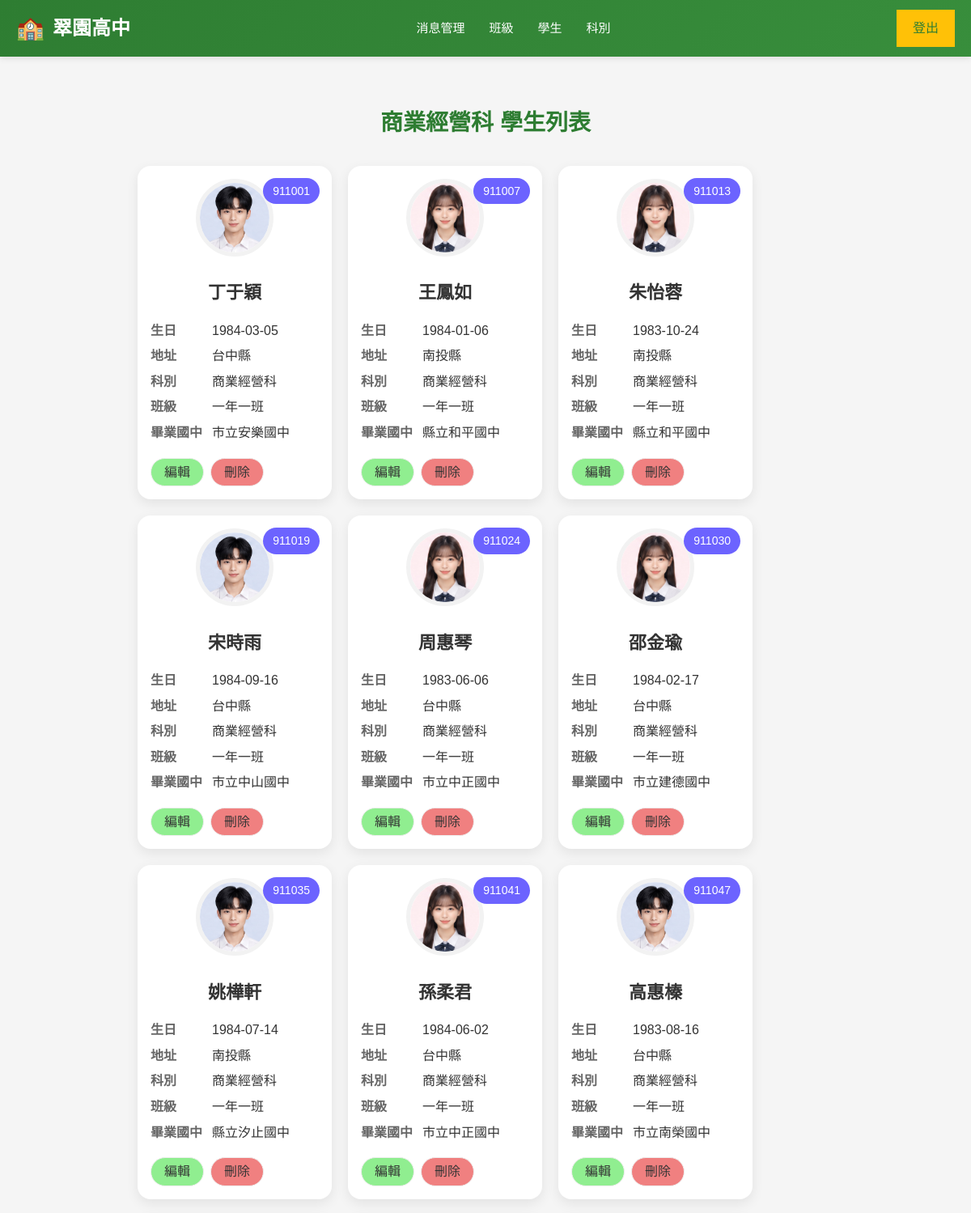
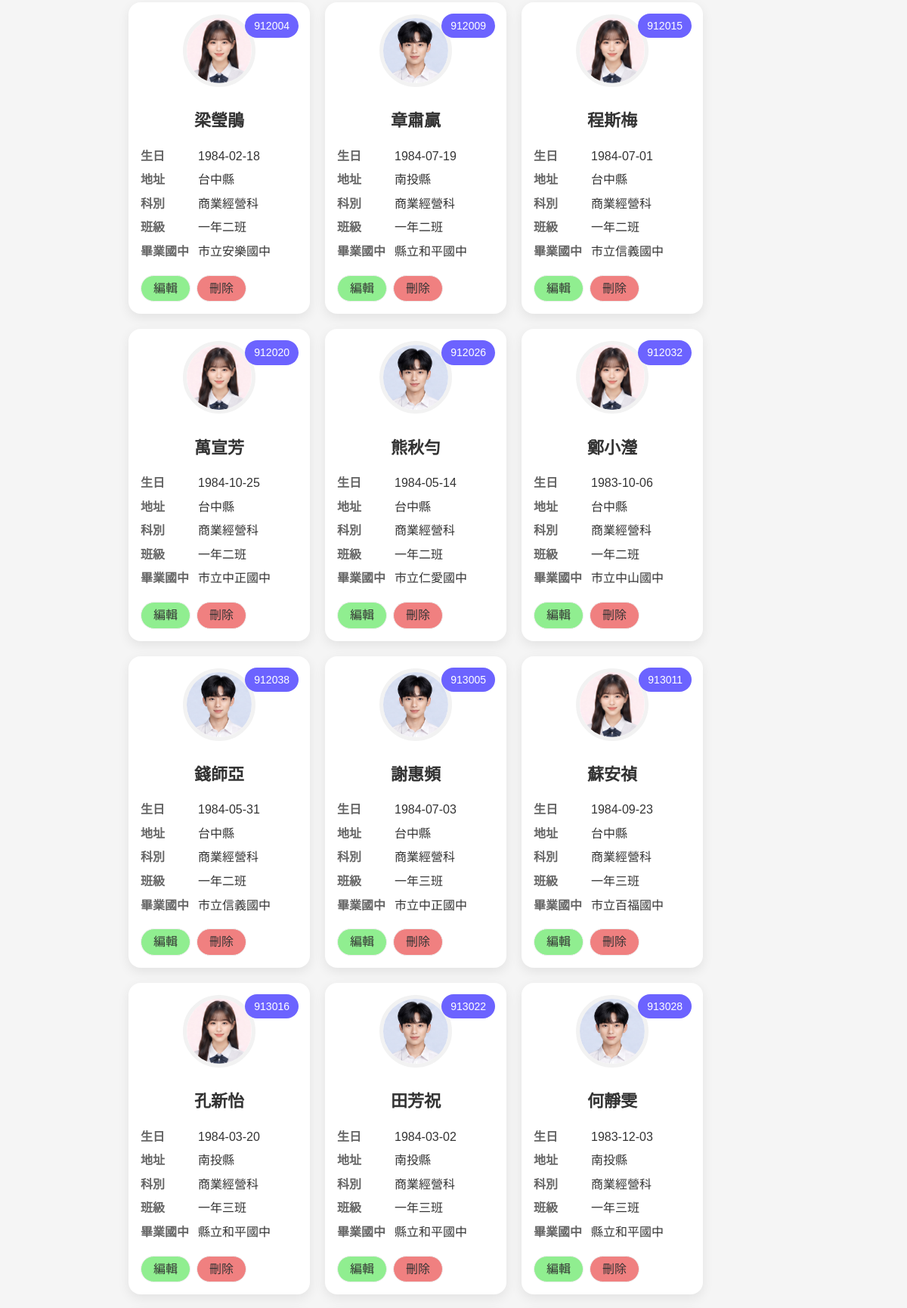
Screenshot of /school/admin.php?inc=subject_students&dept=1 (upper part) with the database file from the repository (2 pictures, top to bottom).
### tables this page shows
CREATE TABLE `dept` (
  `id` int(10) UNSIGNED NOT NULL,
  `code` varchar(3) NOT NULL,
  `name` varchar(32) NOT NULL
);

CREATE TABLE `students` (
  `id` int(10) UNSIGNED NOT NULL,
  `school_num` int(6) DEFAULT NULL COMMENT '學號',
  `name` varchar(8) DEFAULT NULL COMMENT '姓名',
  `birthday` date DEFAULT NULL COMMENT '出生年月日',
  `uni_id` varchar(10) DEFAULT NULL COMMENT '身分證號碼',
  `addr` varchar(32) DEFAULT NULL COMMENT '住址',
  `parents` varchar(8) DEFAULT NULL COMMENT '家長',
  `tel` varchar(16) DEFAULT NULL COMMENT '電話',
  `dept` varchar(8) DEFAULT NULL COMMENT '科別',
  `graduate_at` varchar(16) DEFAULT NULL COMMENT '畢業國中',
  `status_code` varchar(4) DEFAULT NULL
);

CREATE TABLE `classes` (
  `id` int(10) UNSIGNED NOT NULL,
  `code` varchar(3) NOT NULL,
  `name` varchar(12) NOT NULL,
  `tutor` varchar(8) NOT NULL
);

CREATE TABLE `graduate_school` (
  `id` int(10) UNSIGNED NOT NULL,
  `county` varchar(8) NOT NULL,
  `name` varchar(64) NOT NULL
);

### school/include/subject_students.php (the view)
<?php
$dept_name=$pdo->query("SELECT `name` FROM `dept` WHERE `id`='{$_GET['dept']}'")->fetchColumn();
?>
<h2 style="text-align:center"><?= $dept_name; ?> 學生列表</h2>
<?php
$sql="select
             `students`.`school_num`,
             `students`.`name`,
             `classes`.`name` as 'class_name',
             `dept`.`name` as 'dept_name',
             `addr`,
             `uni_id`,
             `graduate_school`.`name` as 'graduate_school',
             `birthday`
        from `class_student`,
             `students`,
             `dept`,
             `graduate_school`,
             `classes`
       where `class_student`.`school_num`=`students`.`school_num` AND
             `dept`.`id`=`students`.`dept` AND
             `graduate_school`.`id`=`students`.`graduate_at` AND
             `classes`.`code`=`class_student`.`class_code` AND
             `students`.`dept`='{$_GET['dept']}'";
$students=$pdo->query($sql)->fetchAll();
echo "<div class='student-list'>";
foreach($students as $student):?>
    <div class="student-card">
        <div class="student-id">
            <?= $student['school_num']; ?>
        </div>
        <div class="student-photo">
            <?php if(isset($student['header'])):;?>
            <img src="img/<?= $student['header']; ?>">
            <?php else :;?>
            <img src="img/<?= (mb_substr($student['uni_id'],1,1)==1)?'header_default_boy.jpg':'header_default_girl.jpg'; ?>">
            <?php endif;?>
        </div>
        <div class="student-name">
            <?= $student['name'] ?>
        </div>
        <div class="student-info">
            <div class="info-row">
                <span class="label">生日</span>
                <span class="value"><?= $student['birthday']; ?></span>
            </div>
            <div class="info-row">
                <span class="label">地址</span>
                <span class="value"><?= mb_substr($student['addr'],0,3); ?></span>
            </div>
            <div class="info-row">
                <span class="label">科別</span>
                <span class="value"><?= $student['dept_name']; ?></span>
            </div>
            <div class="info-row">
                <span class="label">班級</span>
                <span class="value"><?= $student['class_name']; ?></span>
            </div>
            <div class="info-row">
                <span class="label">畢業國中</span>
                <span class="value"><?= $student['graduate_school']; ?></span>
            </div>
            <div class="btn-row">
                <a class="edit-btn" href="?inc=edit_student&num=<?= $student['school_num']; ?>">編輯</a>
                <a class="del-btn" href="?inc=delete_student&num=<?= $student['school_num']; ?>">刪除</a>
            </div>
        </div>
    </div>
    <?php endforeach;?>
</div>

### school/css/global.css (style rules this page uses)
* { margin: 0; padding: 0; box-sizing: border-box; }
:root { --primary-color: #2e7d32; --primary-light: #388e3c; --accent-color: #ff9800; --accent-dark: #f57c00; --secondary-color: #ffc107; --text-primary: #333; --text-secondary: #666; --text-light: #999; --bg-light: #f5f5f5; --bg-lightest: #f9fbe7; --border-color: #e0e0e0; --shadow-sm: 0 2px 4px rgba(0, 0, 0, 0.1); --shadow-md: 0 4px 12px rgba(0, 0, 0, 0.08); --shadow-lg: 0 8px 20px rgba(0, 0, 0, 0.15); --transition: all 0.3s ease; }
html, body { font-family: 'Arial', 'Microsoft YaHei', sans-serif; line-height: 1.6; color: var(--text-primary); }
body { background-color: var(--bg-light); }
a { color: var(--primary-color); text-decoration: none; transition: var(--transition); }
h1, h2, h3, h4, h5, h6 { color: var(--primary-color); margin-bottom: 15px; }
h2 { font-size: 28px; }

### school/css/admin-layout.css (style rules this page uses)
.main-content h2 { text-align: center; margin-bottom: 30px; font-size: 28px; color: #2e7d32; }

### school/css/card.css (style rules this page uses)
.student-list { display: flex; flex-wrap: wrap; gap: 20px; margin: 16px 0; }
.student-card { width: 240px; background: #ffffff; border-radius: 16px; padding: 16px; box-shadow: 0 5px 15px rgba(0, 0, 0, 0.08); position: relative; transition: 0.3s; }
.student-id { position: absolute; top: 15px; right: 15px; background: #6c63ff; color: white; padding: 5px 12px; border-radius: 30px; font-size: 14px; }
.student-photo { text-align: center; margin-bottom: 15px; }
.student-photo img { width: 96px; height: 96px; border-radius: 50%; object-fit: cover; border: 5px solid #f2f2f2; }
.student-name { text-align: center; font-size: 22px; font-weight: bold; margin-bottom: 16px; margin-top: 20px; }
.student-info { display: flex; flex-direction: column; gap: 6px; }
.info-row { display: flex; }
.label { width: 76px; color: #666; font-weight: bold; }
.value { flex: 1; color: #333; }
.btn-row { display: flex; gap: 8px; margin-top: 12px; }
a.edit-btn { padding: 4px 16px; border: 1px solid #eee; border-radius: 20px; background: lightgreen; text-decoration: none; cursor: pointer; transition: all 0.3s ease; display: inline-block; color: #333; }
a.del-btn { padding: 4px 16px; border: 1px solid #eee; border-radius: 20px; background: lightcoral; text-decoration: none; cursor: pointer; transition: all 0.3s ease; display: inline-block; color: #333; }

### rows the page displays
dept: name "商業經營科"
students: school_num "911001", name "丁于穎", birthday "1984-03-05", addr "台中縣", dept.name "商業經營科", classes.name "一年一班", graduate_school.name "市立安樂國中"
students: school_num "911007", name "王鳳如", birthday "1984-01-06", addr "南投縣", dept.name "商業經營科", classes.name "一年一班", graduate_school.name "縣立和平國中"
students: school_num "911013", name "朱怡蓉", birthday "1983-10-24", addr "南投縣", dept.name "商業經營科", classes.name "一年一班", graduate_school.name "縣立和平國中"
students: school_num "911019", name "宋時雨", birthday "1984-09-16", addr "台中縣", dept.name "商業經營科", classes.name "一年一班", graduate_school.name "市立中山國中"
students: school_num "911024", name "周惠琴", birthday "1983-06-06", addr "台中縣", dept.name "商業經營科", classes.name "一年一班", graduate_school.name "市立中正國中"
students: school_num "911030", name "邵金瑜", birthday "1984-02-17", addr "台中縣", dept.name "商業經營科", classes.name "一年一班", graduate_school.name "市立建德國中"
students: school_num "911035", name "姚樺軒", birthday "1984-07-14", addr "南投縣", dept.name "商業經營科", classes.name "一年一班", graduate_school.name "縣立汐止國中"
students: school_num "911041", name "孫柔君", birthday "1984-06-02", addr "台中縣", dept.name "商業經營科", classes.name "一年一班", graduate_school.name "市立中正國中"
students: school_num "911047", name "高惠榛", birthday "1983-08-16", addr "台中縣", dept.name "商業經營科", classes.name "一年一班", graduate_school.name "市立南榮國中"
students: school_num "912004", name "梁瑩鵑", birthday "1984-02-18", addr "台中縣", dept.name "商業經營科", classes.name "一年二班", graduate_school.name "市立安樂國中"
students: school_num "912009", name "章肅贏", birthday "1984-07-19", addr "南投縣", dept.name "商業經營科", classes.name "一年二班", graduate_school.name "縣立和平國中"
students: school_num "912015", name "程斯梅", birthday "1984-07-01", addr "台中縣", dept.name "商業經營科", classes.name "一年二班", graduate_school.name "市立信義國中"
students: school_num "912020", name "萬宣芳", birthday "1984-10-25", addr "台中縣", dept.name "商業經營科", classes.name "一年二班", graduate_school.name "市立中正國中"
students: school_num "912026", name "熊秋勻", birthday "1984-05-14", addr "台中縣", dept.name "商業經營科", classes.name "一年二班", graduate_school.name "市立仁愛國中"
students: school_num "912032", name "鄭小瀅", birthday "1983-10-06", addr "台中縣", dept.name "商業經營科", classes.name "一年二班", graduate_school.name "市立中山國中"
students: school_num "912038", name "錢師亞", birthday "1984-05-31", addr "台中縣", dept.name "商業經營科", classes.name "一年二班", graduate_school.name "市立信義國中"
students: school_num "913005", name "謝惠頻", birthday "1984-07-03", addr "台中縣", dept.name "商業經營科", classes.name "一年三班", graduate_school.name "市立中正國中"
students: school_num "913011", name "蘇安禎", birthday "1984-09-23", addr "台中縣", dept.name "商業經營科", classes.name "一年三班", graduate_school.name "市立百福國中"
students: school_num "913016", name "孔新怡", birthday "1984-03-20", addr "南投縣", dept.name "商業經營科", classes.name "一年三班", graduate_school.name "縣立和平國中"
students: school_num "913022", name "田芳祝", birthday "1984-03-02", addr "南投縣", dept.name "商業經營科", classes.name "一年三班", graduate_school.name "縣立和平國中"
students: school_num "913028", name "何靜雯", birthday "1983-12-03", addr "南投縣", dept.name "商業經營科", classes.name "一年三班", graduate_school.name "縣立和平國中"
